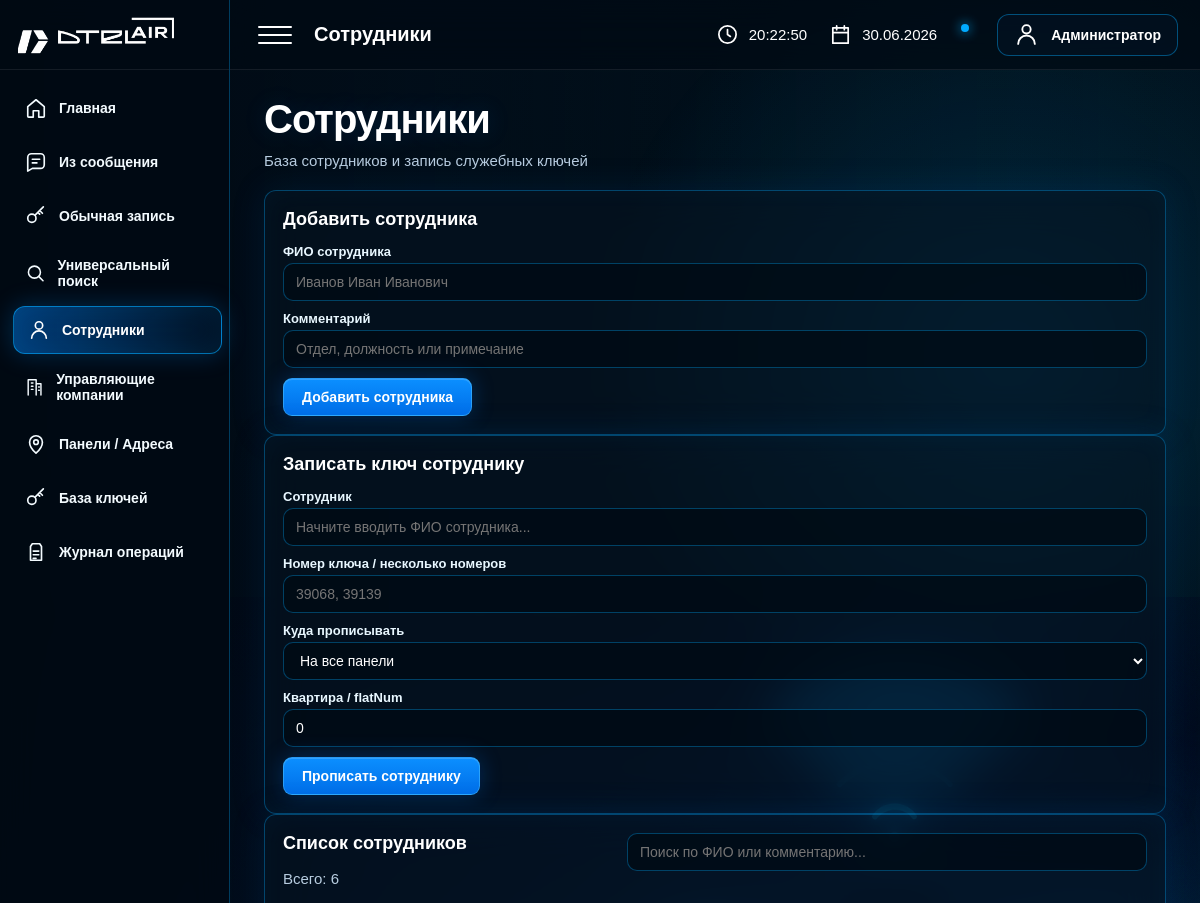
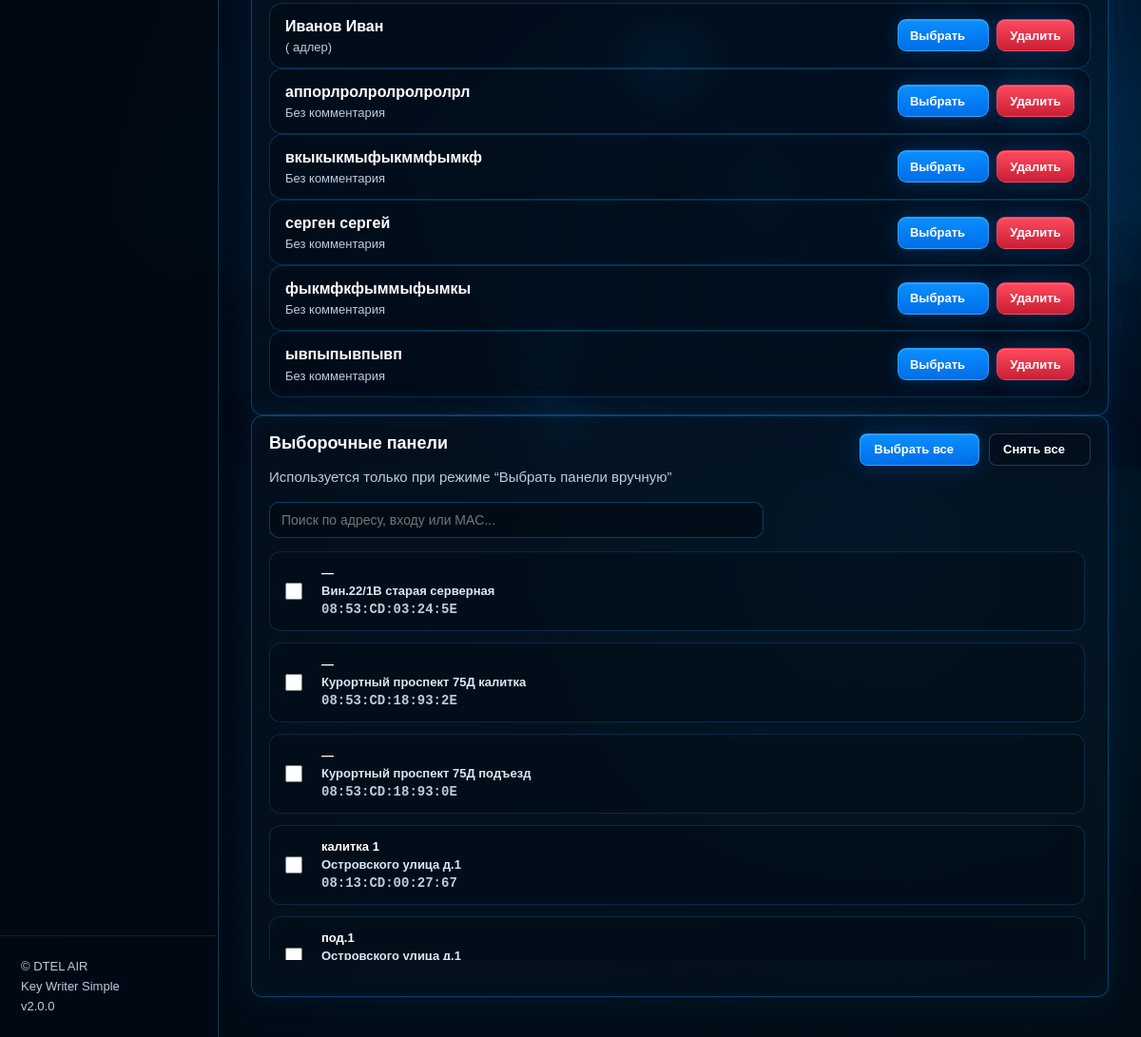
The page /employees on the database its author committed (2 pictures, top to bottom).
### tables this page shows
CREATE TABLE employees (
            id INTEGER PRIMARY KEY AUTOINCREMENT,
            full_name TEXT NOT NULL,
            note TEXT DEFAULT '',
            enabled INTEGER DEFAULT 1,
            created_at TEXT DEFAULT CURRENT_TIMESTAMP
        );

CREATE TABLE panels (
            id INTEGER PRIMARY KEY AUTOINCREMENT,
            address TEXT NOT NULL,
            entrance TEXT DEFAULT '',
            name TEXT NOT NULL,
            mac TEXT UNIQUE NOT NULL,
            tags TEXT DEFAULT '',
            enabled INTEGER DEFAULT 1,
            created_at TEXT DEFAULT CURRENT_TIMESTAMP
        );

### app/routers/employees.py (the view)
@router.get("/employees", response_class=HTMLResponse)
def employees_page(request: Request):
    panels = get_panels()
    employees = get_active_employees()
    return templates.TemplateResponse(
        "employees.html",
        {
            "request": request,
            "panels": panels,
            "employees": employees,
        },
    )

### app/templates/employees.html (shortened to what this page needs)
{% extends 'base.html' %}
{% block page_name %}Сотрудники{% endblock %}
{% block content %}
<div class="hero-title">
    <h1>Сотрудники</h1>
    <p class="subtitle">База сотрудников и запись служебных ключей</p>
</div>
<div class="employees-page-grid">
    <div class="panel">
        <h2>Добавить сотрудника</h2>
        <form method="post" action="/employees/add">
            <label>ФИО сотрудника</label>
            <input
                name="full_name"
                placeholder="Иванов Иван Иванович"
                required
            >
            <label>Комментарий</label>
            <input
                name="note"
                placeholder="Отдел, должность или примечание"
            >
            <button type="submit">
                Добавить сотрудника
            </button>
        </form>
    </div>
    <div class="panel employee-form-panel">
        <h2>Записать ключ сотруднику</h2>
        <form method="post" action="/employees/write" id="employeeWriteForm">
            <label>Сотрудник</label>
            <input
                type="text"
                id="employeeWriteSearch"
                name="employee_name"
                placeholder="Начните вводить ФИО сотрудника..."
                autocomplete="off"
                required
            >
            <label>Номер ключа / несколько номеров</label>
            <input
                name="key_values"
                placeholder="39068, 39139"
                required
            >
            <label>Куда прописывать</label>
            <select name="scope">
                <option value="all">На все панели</option>
            </select>
            <label>Квартира / flatNum</label>
            <input name="flat_num" value="0">
            <button type="submit">
                Прописать сотруднику
            </button>
        </form>
    </div>
</div>
<div class="employee-layout">
    <div class="panel employees-list-panel">
        <div class="panel-list-head">
            <div>
                <h2>Список сотрудников</h2>
                <p class="subtitle">
                    Всего: <span id="employeesFound">{{ employees|length }}</span>
                </p>
            </div>
            <div class="panel-search">
                <input
                    type="text"
                    id="employeesSearch"
                    placeholder="Поиск по ФИО или комментарию..."
                    autocomplete="off"
                >
            </div>
        </div>
        <div class="employees-cards" id="employeesCards">
            {% for e in employees %}
            <div class="employee-card">
                <div class="employee-card-main">
                    <b>{{ e.full_name }}</b>
                    <span>{{ e.note or 'Без комментария' }}</span>
                </div>
                <div class="employee-card-actions">
                    <button
                        type="button"
                        class="btn-small"
                        data-employee-select="{{ e.full_name }}"
                    >
                        Выбрать
                    </button>
                    <form method="post" action="/employees/delete">
                        <button type="submit" class="danger-btn small-danger">
                            Удалить
                        </button>
                    </form>
                </div>
            </div>
            {% endfor %}
        </div>
    </div>
    <div class="panel panels-select employee-panels-panel">
        <div class="panels-head">
            <div>
                <h2>Выборочные панели</h2>
                <p class="subtitle">Используется только при режиме “Выбрать панели вручную”</p>
            </div>
            <div class="panel-actions">
                <button type="button" class="btn-small" id="select-all-panels">
                    Выбрать все
                </button>
                <button type="button" class="btn-small btn-ghost" id="clear-all-panels">
                    Снять все
                </button>
            </div>
        </div>
        <div class="panel-search employee-search">
            <input
                type="text"
                id="employeePanelSearch"
                placeholder="Поиск по адресу, входу или MAC..."
                autocomplete="off"
            >
        </div>
        <div class="panel-list employee-panel-list" id="employeePanelList">
            {% for p in panels %}
            <label class="panel-option">
                <input
                    type="checkbox"
                    name="panel_ids"
                    value="{{ p.id }}"
                    form="employeeWriteForm"
                >
                <span class="panel-option-body">
                    <span class="panel-option-title">
                        {{ p.entrance or '—' }}
                    </span>
                    <span class="panel-option-meta">
                        {{ p.address }}
                    </span>
                    <span class="panel-option-mac">
                        {{ p.mac }}
                    </span>
                </span>
            </label>
            {% endfor %}
        </div>
    </div>
</div>
{% endblock %}

### app/static/css/base.css (style rules this page uses)
* { box-sizing: border-box; }
:root { --sidebar-width: 230px; --panel: rgba(6, 20, 34, 0.58); --panel-strong: rgba(0, 10, 20, 0.72); --line: rgba(0, 170, 255, 0.32); --line-soft: rgba(0, 170, 255, 0.20); --soft: rgba(255, 255, 255, 0.08); --blue: #00aaff; --blue-2: #0b8fff; --muted: #b8cde0; --green: #2cff9a; --red: #ff4a5f; --yellow: #ffc400; }
html, body { margin: 0; min-height: 100%; font-family: Arial, Helvetica, sans-serif; color: #fff; background: linear-gradient(90deg, rgba(0,8,17,.90) 0%, rgba(0,12,25,.62) 34%, rgba(0,12,25,.25) 66%, rgba(0,12,25,.04) 100%), linear-gradient(180deg, rgba(0,8,17,.08), rgba(0,8,17,.35)), url("/static/img/hero.png") right center / contain fixed no-repeat; background-color: #02111a; }
body::before { content: ""; position: fixed; inset: 0; pointer-events: none; background: radial-gradient(circle at 84% 18%, rgba(0,170,255,.18), transparent 22%), radial-gradient(circle at 76% 74%, rgba(0,150,255,.12), transparent 28%), radial-gradient(circle at 95% 52%, rgba(0,190,255,.08), transparent 20%); z-index: 0; }
h1 { margin: 0 0 10px; font-size: 40px; line-height: 1.05; font-weight: 900; letter-spacing: -1px; text-shadow: 0 0 24px rgba(0,140,255,.16); }
h2 { margin: 0 0 14px; font-size: 18px; }
p { margin: 0; }
.subtitle { margin: 0; color: var(--muted); font-size: 15px; line-height: 1.45; }

### app/static/css/layout.css (style rules this page uses)
.hero-title { margin-bottom: 18px; }

### app/static/css/components.css (style rules this page uses)
.panel, .card { background: var(--panel); border: 1px solid rgba(0,170,255,.35); border-radius: 12px; backdrop-filter: blur(22px); box-shadow: inset 0 0 26px rgba(0,170,255,.035), 0 0 34px rgba(0,90,170,.16); transition: .22s; }
.panel { padding: 18px; }
.btn, button, input[type="submit"] { min-height: 38px; display: inline-flex; align-items: center; justify-content: center; gap: 12px; padding: 0 18px; color: #fff; background: linear-gradient(180deg, #0b8fff, #006ee8); border: 1px solid rgba(90,205,255,.45); border-radius: 9px; font-size: 14px; font-weight: 800; text-decoration: none; cursor: pointer; box-shadow: inset 0 1px 0 rgba(255,255,255,.16), 0 0 22px rgba(0,120,255,.28); transition: .18s; }
.btn-small { min-height: 34px; height: 34px; padding: 0 14px; border-radius: 8px; font-size: 13px; }
.btn-small::after { content: ""; }
.btn-ghost { background: rgba(0,10,20,.35); border-color: rgba(255,255,255,.18); box-shadow: none; }
.danger-btn { background: linear-gradient(180deg, #ff4a5f, #c91f35); border-color: rgba(255,74,95,.5); }
.small-danger { min-width: auto; height: 34px; min-height: 34px; padding: 0 12px; font-size: 13px; border-radius: 9px; }
.panel-head, .panel-list-head, .panels-head { display: flex; align-items: flex-start; justify-content: space-between; gap: 18px; flex-wrap: wrap; margin-bottom: 16px; }
.panel-actions { display: flex; gap: 10px; flex: 0 0 auto; }
.panel-search { width: min(520px, 100%); min-width: 280px; margin: 0; }
.panel-search input { width: 100%; margin: 0; }

### app/static/css/forms.css (style rules this page uses)
label { display: block; color: #e8f7ff; font-size: 13px; font-weight: 800; margin-bottom: 4px; }
input, textarea, select { width: 100%; min-height: 38px; margin-bottom: 10px; padding: 8px 12px; border-radius: 10px; outline: none; border: 1px solid rgba(0,170,255,.34); color: #fff; background: rgba(0,10,20,.72); font-size: 14px; transition: .18s; }

### app/static/css/scroll.css (style rules this page uses)
.custom-scroll, .table-scroll, .employee-panel-list, .employees-cards-grid, .employee-panel-list-grid, .preview-panel-list, .uk-panel-list { scrollbar-width: thin; scrollbar-color: rgba(0,170,255,.55) rgba(0,10,20,.45); }

### app/static/css/pages/manual_write.css (style rules this page uses)
.panel-list { display: grid; gap: 12px; margin-bottom: 20px; }
.panel-option { display: grid; grid-template-columns: 24px 1fr; gap: 14px; align-items: center; margin: 0; padding: 14px 16px; border-radius: 12px; border: 1px solid rgba(0,170,255,.20); background: rgba(0,10,20,.34); cursor: pointer; transition: .18s; }
.panel-option input[type="checkbox"] { width: 18px; height: 18px; min-height: 18px; margin: 0; padding: 0; cursor: pointer; accent-color: #0b8fff; }
.panel-option-body { display: grid; grid-template-columns: 150px 1fr 170px; gap: 16px; align-items: center; }
.panel-option-title { font-weight: 800; color: #fff; }
.panel-option-meta { color: #d8e9f6; }
.panel-option-mac { color: var(--muted); font-size: 14px; font-family: Consolas, monospace; text-align: right; }
@media (max-width: 1200px) { .panel-option-body { grid-template-columns: 1fr; gap: 4px; } }
@media (max-width: 1200px) { .panel-option-mac { text-align: left; } }

### rows shown on the page
employees: full_name "Иванов Иван", note "( адлер)"
employees: full_name "аппорлролролролролрл", note "Без комментария"
employees: full_name "вкыкыкмыфыкммфымкф", note "Без комментария"
employees: full_name "серген сергей", note "Без комментария"
employees: full_name "фыкмфкфыммыфымкы", note "Без комментария"
employees: full_name "ывпыпывпывп", note "Без комментария"
panels: entrance "—", address "Вин.22/1В старая серверная", mac "08:53:CD:03:24:5E"
panels: entrance "—", address "Курортный проспект 75Д калитка", mac "08:53:CD:18:93:2E"
panels: entrance "—", address "Курортный проспект 75Д подъезд", mac "08:53:CD:18:93:0E"
panels: entrance "калитка 1", address "Островского улица д.1", mac "08:13:CD:00:27:67"
panels: entrance "под.1", address "Островского улица д.1"

### other values the page prints
{{ employees|length }} "6"
